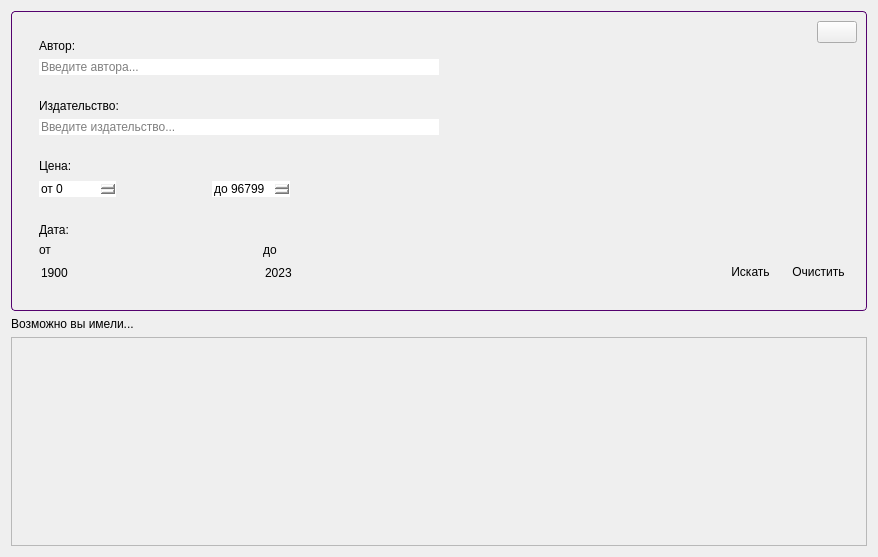
         <widget class="QWidget" name="scrollAreaWidget_ab">
          <property name="geometry">
           <rect>
            <x>0</x>
            <y>0</y>
            <width>878</width>
            <height>557</height>
           </rect>
          </property>
          <property name="minimumSize">
           <size>
            <width>400</width>
            <height>0</height>
           </size>
          </property>
          <property name="styleSheet">
           <string notr="true"/>
          </property>
          <layout class="QGridLayout" name="gridLayout_3">
           <item row="1" column="0" colspan="2">
            <widget class="QFrame" name="frame_search">
             <property name="minimumSize">
              <size>
               <width>0</width>
               <height>0</height>
              </size>
             </property>
             <property name="maximumSize">
              <size>
               <width>16777215</width>
               <height>16777215</height>
              </size>
             </property>
             <property name="styleSheet">
              <string notr="true">QFrame {
	border: 1px solid #54026E;
	border-radius: 4px;
}
QLabel {
	border: 0px solid;
}
</string>
             </property>
             <property name="frameShape">
              <enum>QFrame::StyledPanel</enum>
             </property>
             <property name="frameShadow">
              <enum>QFrame::Raised</enum>
             </property>
             <layout class="QGridLayout" name="gridLayout_8">
              <item row="0" column="3" alignment="Qt::AlignRight|Qt::AlignTop">
               <widget class="QPushButton" name="pushButton_close_status_mw_2">
                <property name="maximumSize">
                 <size>
                  <width>40</width>
                  <height>50</height>
                 </size>
                </property>
                <property name="cursor">
                 <cursorShape>PointingHandCursor</cursorShape>
                </property>
                <property name="toolTip">
                 <string>&lt;html&gt;&lt;head/&gt;&lt;body&gt;&lt;p&gt;Закрыть&lt;/p&gt;&lt;/body&gt;&lt;/html&gt;</string>
                </property>
                <property name="text">
                 <string/>
                </property>
                <property name="icon">
                 <iconset resource="../../Изображения/QtResources/white_icon.qrc">
                  <normaloff>:/newPrefix/icon2/close.png</normaloff>:/newPrefix/icon2/close.png</iconset>
                </property>
                <property name="iconSize">
                 <size>
                  <width>50</width>
                  <height>50</height>
                 </size>
                </property>
               </widget>
              </item>
              <item row="1" column="3" alignment="Qt::AlignRight|Qt::AlignBottom">
               <widget class="QFrame" name="frame_button">
                <property name="styleSheet">
                 <string notr="true">border: 0px;
</string>
                </property>
                <property name="frameShape">
                 <enum>QFrame::StyledPanel</enum>
                </property>
                <property name="frameShadow">
                 <enum>QFrame::Raised</enum>
                </property>
                <layout class="QHBoxLayout" name="horizontalLayout_7">
                 <item>
                  <widget class="QPushButton" name="pushButton_search_sort">
                   <property name="minimumSize">
                    <size>
                     <width>0</width>
                     <height>40</height>
                    </size>
                   </property>
                   <property name="cursor">
                    <cursorShape>PointingHandCursor</cursorShape>
                   </property>
                   <property name="toolTip">
                    <string>&lt;html&gt;&lt;head/&gt;&lt;body&gt;&lt;p align=&quot;center&quot;&gt;Найти по категориям&lt;/p&gt;&lt;/body&gt;&lt;/html&gt;</string>
                   </property>
                   <property name="text">
                    <string> Искать </string>
                   </property>
                  </widget>
                 </item>
                 <item>
                  <spacer name="horizontalSpacer_2">
                   <property name="orientation">
                    <enum>Qt::Horizontal</enum>
                   </property>
                   <property name="sizeType">
                    <enum>QSizePolicy::Fixed</enum>
                   </property>
                   <property name="sizeHint" stdset="0">
                    <size>
                     <width>10</width>
                     <height>20</height>
                    </size>
                   </property>
                  </spacer>
                 </item>
                 <item>
                  <widget class="QPushButton" name="pushButton_clear">
                   <property name="minimumSize">
                    <size>
                     <width>0</width>
                     <height>40</height>
                    </size>
                   </property>
                   <property name="cursor">
                    <cursorShape>PointingHandCursor</cursorShape>
                   </property>
                   <property name="toolTip">
                    <string>&lt;html&gt;&lt;head/&gt;&lt;body&gt;&lt;p align=&quot;center&quot;&gt;Очистить категори&lt;/p&gt;&lt;/body&gt;&lt;/html&gt;</string>
                   </property>
                   <property name="text">
                    <string> Очистить </string>
                   </property>
                  </widget>
                 </item>
                </layout>
               </widget>
              </item>
              <item row="0" column="2" rowspan="2">
               <widget class="QFrame" name="frame_categories">
                <property name="sizePolicy">
                 <sizepolicy hsizetype="Expanding" vsizetype="Expanding">
                  <horstretch>0</horstretch>
                  <verstretch>0</verstretch>
                 </sizepolicy>
                </property>
                <property name="styleSheet">
                 <string notr="true">border: 0px;
</string>
                </property>
                <property name="frameShape">
                 <enum>QFrame::StyledPanel</enum>
                </property>
                <property name="frameShadow">
                 <enum>QFrame::Raised</enum>
                </property>
                <layout class="QVBoxLayout" name="verticalLayout_10">
                 <item>
                  <widget class="QFrame" name="frame_search_avtor">
                   <property name="styleSheet">
                    <string notr="true">border: 0px;

</string>
                   </property>
                   <property name="frameShape">
                    <enum>QFrame::StyledPanel</enum>
                   </property>
                   <property name="frameShadow">
                    <enum>QFrame::Raised</enum>
                   </property>
                   <layout class="QVBoxLayout" name="verticalLayout_7">
                    <item>
                     <widget class="QLabel" name="label_search_author">
                      <property name="text">
                       <string>Автор:</string>
                      </property>
                     </widget>
                    </item>
                    <item alignment="Qt::AlignLeft">
                     <widget class="QLineEdit" name="lineEdit_author">
                      <property name="minimumSize">
                       <size>
                        <width>400</width>
                        <height>0</height>
                       </size>
                      </property>
                      <property name="styleSheet">
                       <string notr="true">background-color: rgb(255, 255, 255);</string>
                      </property>
                      <property name="placeholderText">
                       <string>Введите автора...</string>
                      </property>
                     </widget>
                    </item>
                   </layout>
                  </widget>
                 </item>
                 <item>
                  <widget class="QFrame" name="frame_search_publication">
                   <property name="styleSheet">
                    <string notr="true">border: 0px;
</string>
                   </property>
                   <property name="frameShape">
                    <enum>QFrame::StyledPanel</enum>
                   </property>
                   <property name="frameShadow">
                    <enum>QFrame::Raised</enum>
                   </property>
                   <layout class="QVBoxLayout" name="verticalLayout_8">
                    <item>
                     <widget class="QLabel" name="label_search_publisher">
                      <property name="text">
                       <string>Издательство:</string>
                      </property>
                     </widget>
                    </item>
                    <item alignment="Qt::AlignLeft">
                     <widget class="QLineEdit" name="lineEdit_publisher">
                      <property name="minimumSize">
                       <size>
                        <width>400</width>
                        <height>0</height>
                       </size>
                      </property>
                      <property name="styleSheet">
                       <string notr="true">background-color: rgb(255, 255, 255);</string>
                      </property>
                      <property name="placeholderText">
                       <string>Введите издательство...</string>
                      </property>
                     </widget>
                    </item>
                   </layout>
                  </widget>
                 </item>
                 <item alignment="Qt::AlignLeft">
                  <widget class="QFrame" name="frame_search_price">
                   <property name="styleSheet">
                    <string notr="true">border: 0px;
</string>
                   </property>
                   <property name="frameShape">
                    <enum>QFrame::StyledPanel</enum>
                   </property>
                   <property name="frameShadow">
                    <enum>QFrame::Raised</enum>
                   </property>
                   <layout class="QGridLayout" name="gridLayout_10">
                    <item row="1" column="0">
                     <widget class="QSpinBox" name="spinBox_from">
                      <property name="minimumSize">
                       <size>
                        <width>0</width>
                        <height>0</height>
                       </size>
                      </property>
                      <property name="suffix">
                       <string/>
                      </property>
                      <property name="prefix">
                       <string>от </string>
                      </property>
                      <property name="maximum">
                       <number>99999999</number>
                      </property>
                     </widget>
                    </item>
                    <item row="1" column="1">
                     <spacer name="horizontalSpacer_5">
                      <property name="orientation">
                       <enum>Qt::Horizontal</enum>
                      </property>
                      <property name="sizeType">
                       <enum>QSizePolicy::Fixed</enum>
                      </property>
                      <property name="sizeHint" stdset="0">
                       <size>
                        <width>90</width>
                        <height>20</height>
                       </size>
                      </property>
                     </spacer>
                    </item>
                    <item row="1" column="2">
                     <widget class="QSpinBox" name="spinBox_to">
                      <property name="minimumSize">
                       <size>
                        <width>0</width>
                        <height>0</height>
                       </size>
                      </property>
                      <property name="suffix">
                       <string comment="0"/>
                      </property>
                      <property name="prefix">
                       <string>до </string>
                      </property>
                      <property name="maximum">
                       <number>99999999</number>
                      </property>
                      <property name="value">
                       <number>96799</number>
                      </property>
                      <property name="displayIntegerBase">
                       <number>10</number>
                      </property>
                     </widget>
                    </item>
                    <item row="0" column="0">
                     <widget class="QLabel" name="label_search_price">
                      <property name="styleSheet">
                       <string notr="true">border: 0px;
</string>
                      </property>
                      <property name="text">
                       <string>Цена:</string>
                      </property>
                     </widget>
                    </item>
                   </layout>
                  </widget>
                 </item>
                 <item alignment="Qt::AlignLeft">
                  <widget class="QFrame" name="frame_date">
                   <property name="frameShape">
                    <enum>QFrame::StyledPanel</enum>
                   </property>
                   <property name="frameShadow">
                    <enum>QFrame::Raised</enum>
                   </property>
                   <layout class="QGridLayout" name="gridLayout_12">
                    <item row="3" column="2" alignment="Qt::AlignLeft">
                     <widget class="QDateEdit" name="dateEdit_second">
                      <property name="styleSheet">
                       <string notr="true">background-color: rgba(0,0,0,0);</string>
                      </property>
                      <property name="displayFormat">
                       <string>yyyy</string>
                      </property>
                      <property name="date">
                       <date>
                        <year>2023</year>
                        <month>1</month>
                        <day>1</day>
                       </date>
                      </property>
                     </widget>
                    </item>
                    <item row="3" column="0" alignment="Qt::AlignLeft">
                     <widget class="QDateEdit" name="dateEdit_first">
                      <property name="styleSheet">
                       <string notr="true">background-color: rgba(0,0,0,0);</string>
                      </property>
                      <property name="displayFormat">
                       <string>yyyy</string>
                      </property>
                      <property name="date">
                       <date>
                        <year>1900</year>
                        <month>1</month>
                        <day>1</day>
                       </date>
                      </property>
                     </widget>
                    </item>
                    <item row="2" column="2">
                     <widget class="QLabel" name="label_to">
                      <property name="text">
                       <string>до</string>
                      </property>
                     </widget>
                    </item>
                    <item row="2" column="0">
                     <widget class="QLabel" name="label_from">
                      <property name="text">
                       <string>от</string>
                      </property>
                     </widget>
                    </item>
                    <item row="0" column="0">
                     <widget class="QLabel" name="label_date">
                      <property name="text">
                       <string>Дата:</string>
                      </property>
                     </widget>
                    </item>
                    <item row="3" column="1">
                     <spacer name="horizontalSpacer_6">
                      <property name="orientation">
                       <enum>Qt::Horizontal</enum>
                      </property>
                      <property name="sizeType">
                       <enum>QSizePolicy::Fixed</enum>
                      </property>
                      <property name="sizeHint" stdset="0">
                       <size>
                        <width>170</width>
                        <height>20</height>
                       </size>
                      </property>
                     </spacer>
                    </item>
                   </layout>
                  </widget>
                 </item>
                </layout>
               </widget>
              </item>
             </layout>
            </widget>
           </item>
           <item row="3" column="0" colspan="2">
            <widget class="QFrame" name="all_book">
             <property name="sizePolicy">
              <sizepolicy hsizetype="Expanding" vsizetype="Expanding">
               <horstretch>0</horstretch>
               <verstretch>0</verstretch>
              </sizepolicy>
             </property>
             <property name="frameShape">
              <enum>QFrame::StyledPanel</enum>
             </property>
             <property name="frameShadow">
              <enum>QFrame::Raised</enum>
             </property>
             <layout class="QGridLayout" name="gridLayout_11"/>
            </widget>
           </item>
           <item row="2" column="0">
            <widget class="QLabel" name="label_you_mean">
             <property name="mouseTracking">
              <bool>false</bool>
             </property>
             <property name="text">
              <string>Возможно вы имели...</string>
             </property>
            </widget>
           </item>
          </layout>
         </widget>
